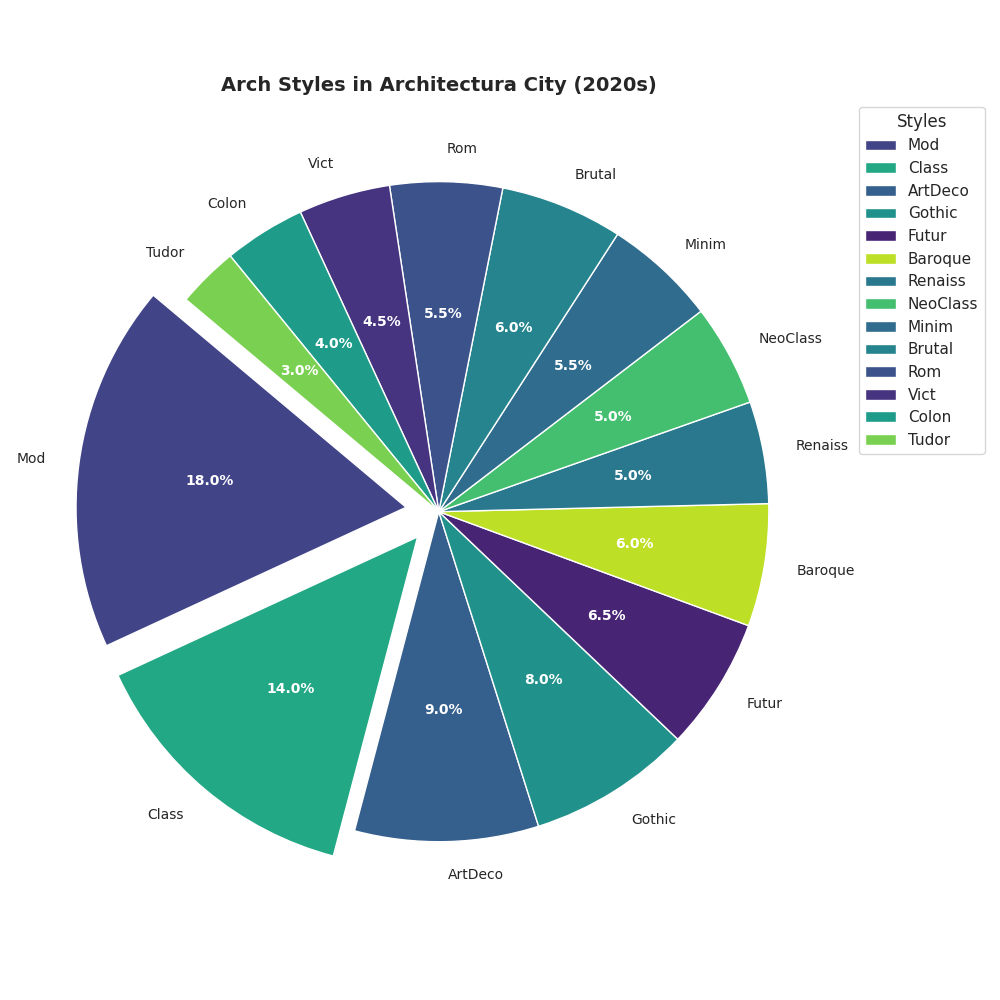

Here is the Python script that generated this plot:
import matplotlib.pyplot as plt

styles = [
    'Mod', 'Class', 'ArtDeco', 'Gothic', 'Futur', 
    'Baroque', 'Renaiss', 'NeoClass', 'Minim', 
    'Brutal', 'Rom', 'Vict', 'Colon', 'Tudor'
]
percentages = [18.0, 14.0, 9.0, 8.0, 6.5, 6.0, 5.0, 5.0, 5.5, 
               6.0, 5.5, 4.5, 4.0, 3.5]

# Adjust the percentages to ensure they sum to 100
total = sum(percentages)
correction = 100 - total
percentages[-1] += correction

# Manually shuffled colors
colors = plt.cm.viridis([
    0.2, 0.6, 0.3, 0.5, 0.1, 0.9, 0.4, 0.7, 0.35, 
    0.45, 0.25, 0.15, 0.55, 0.8
])

explode = tuple(0.1 if p >= 10 else 0 for p in percentages)

fig, ax = plt.subplots(figsize=(10, 10))
wedges, texts, autotexts = ax.pie(
    percentages,
    labels=styles,
    autopct=lambda pct: f'{pct:.1f}%',
    startangle=140,
    colors=colors,
    explode=explode
)

plt.setp(autotexts, size=10, weight='bold', color='white')
plt.setp(texts, size=10)

ax.set_title(
    'Arch Styles in Architectura City (2020s)',
    fontsize=14,
    fontweight='bold'
)

ax.legend(
    wedges,
    styles,
    title='Styles',
    loc='upper left',
    bbox_to_anchor=(1, 1)
)

plt.tight_layout()
plt.show()
